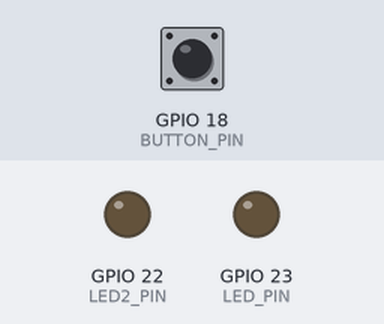
Recording of a sketch running on a simulated ESP32. Shown: output pins drawn as LEDs (lit = HIGH). Dashed ring = blinking. Inputs (shaded band) come from the test bench; at power-on: GPIO 18 (BUTTON_PIN) HIGH. WiFi joins after 1.5 s; servers stay silent unless stated; I2S audio is not simulated (input reads silence); uploads are accepted with an empty reply; what the sketch prints to the serial monitor is not drawn.

Above: at 2.7 s.
2.8 s: GPIO 18 (BUTTON_PIN) pulled LOW for 3.2 s
At 4.8 s:
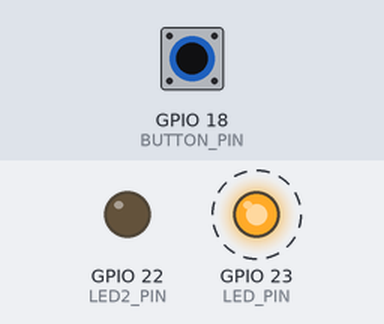
8.8 s: GPIO 18 (BUTTON_PIN) pulled LOW for 0.15 s
At 10.7 s:
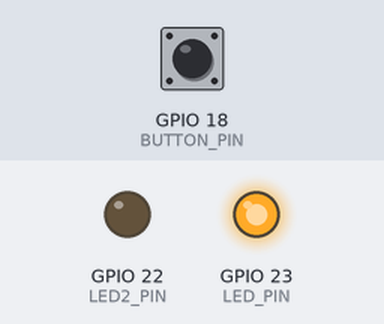
11.9 s: GPIO 18 (BUTTON_PIN) pulled LOW for 1 s
At 15.1 s:
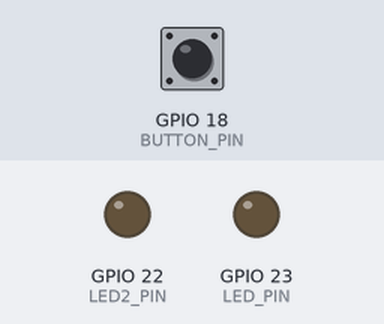
Timing chart, 0 to 16.6 s (numbered marks = the images above; inputs shaded):
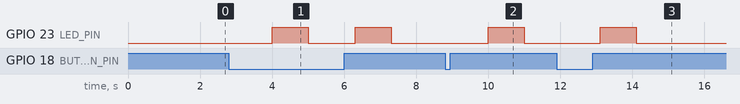

The sketch:

mic.ino
```cpp
#include <WiFi.h>
#include <HTTPClient.h>
#include <driver/i2s.h>

const char* ssid = "lambda";
const char* password = "MilanesA336";
const char* serverURL = "http://15f1-189-165-44-123.ngrok-free.app/api/upload_audio";

#define I2S_NUM I2S_NUM_0 // Periférico I2S
#define SAMPLE_RATE 32000 // Frecuencia de muestreo
#define DURATION 1        // Duración en segundos
#define BITS_PER_SAMPLE 16 // Bits por muestra
#define ADC_INPUT_PIN GPIO4 // Entrada analógica (conectada al OUT del MAX9814)
#define BUTTON_PIN 18      // Pin del botón
#define LED_PIN 23 // Pin LED
#define LED2_PIN 22 // Pin LED ROJO

#define BUFFER_SIZE (SAMPLE_RATE * DURATION * (BITS_PER_SAMPLE / 8)) // Tamaño del buffer

uint8_t audioBuffer[BUFFER_SIZE]; // Buffer para almacenar datos de audio

void setup() {
  Serial.begin(115200);

  // Configurar el botón como entrada
  pinMode(BUTTON_PIN, INPUT_PULLUP); // Usa PULLUP para evitar problemas con señales flotantes
  pinMode(LED_PIN, OUTPUT);
  pinMode(LED2_PIN, OUTPUT);
  // Conectar a WiFi
  WiFi.begin(ssid, password);
  while (WiFi.status() != WL_CONNECTED) {
    delay(500);
    Serial.print(".");
  }
  Serial.println("\nConectado a WiFi");

  // Configurar I2S para entrada desde ADC
  i2s_config_t i2s_config = {
    .mode = (i2s_mode_t)(I2S_MODE_MASTER | I2S_MODE_RX | I2S_MODE_ADC_BUILT_IN),
    .sample_rate = 32000,
    .bits_per_sample = I2S_BITS_PER_SAMPLE_16BIT,
    .channel_format = I2S_CHANNEL_FMT_ONLY_LEFT,
    .communication_format = I2S_COMM_FORMAT_I2S_LSB,
    .intr_alloc_flags = ESP_INTR_FLAG_LEVEL1,
    .dma_buf_count = 2,
    .dma_buf_len = 1024,
    .use_apll = false,
    .tx_desc_auto_clear = false,
    .fixed_mclk = 0};

  // Inicializar I2S
  i2s_driver_install(I2S_NUM, &i2s_config, 0, NULL);
  i2s_set_adc_mode(ADC_UNIT_1, ADC1_CHANNEL_7); // Asignar el canal ADC (GPIO34)
  i2s_adc_enable(I2S_NUM); // Habilitar lectura del ADC
}

void loop() {
  // Leer estado del botón
  if (digitalRead(BUTTON_PIN) == LOW) { // El botón está presionado (LOW debido al PULLUP)
    Serial.println("Botón presionado, grabando audio...");

    // Capturar audio durante 1 segundo
    size_t bytesRead;
    i2s_read(I2S_NUM, audioBuffer, BUFFER_SIZE, &bytesRead, portMAX_DELAY);
    Serial.printf("Audio capturado: %d bytes\n", bytesRead);

    // Enviar audio a la API
    if (WiFi.status() == WL_CONNECTED) {
      HTTPClient http;
      http.begin(serverURL);
      http.addHeader("Content-Type", "application/octet-stream");
      http.addHeader("Sample-Rate", String(SAMPLE_RATE));
      http.addHeader("Channels", "1");
      http.addHeader("Bits-Per-Sample", String(BITS_PER_SAMPLE));

      int httpResponseCode = http.POST(audioBuffer, bytesRead);
      Serial.printf("Codigo: %d\n", httpResponseCode);
      if (httpResponseCode == 200) {
        Serial.printf("Autorizado :)\n");
        digitalWrite(LED_PIN, HIGH);
      } else {
        Serial.printf("No autorizado\n");
        digitalWrite(LED2_PIN, HIGH);
      }
      http.end();
    }

    delay(1000); // Esperar 1 segundo para evitar múltiples grabaciones al mantener el botón presionado
  }
  digitalWrite(LED_PIN, LOW);
  digitalWrite(LED2_PIN, LOW);
  delay(100); // Reducir el consumo de CPU en el bucle principal
}
```

Measured:
- after the input at 2.8 s, GPIO 23 (LED_PIN): alternates HIGH for 1.0 s and LOW for 1.3 s, starting after 1.2 s
- after the input at 8.8 s, GPIO 23 (LED_PIN): LOW → HIGH after 1.2 s, → LOW 1.0 s later
- after the input at 11.9 s, GPIO 23 (LED_PIN): LOW → HIGH after 1.2 s, → LOW 1.0 s later
